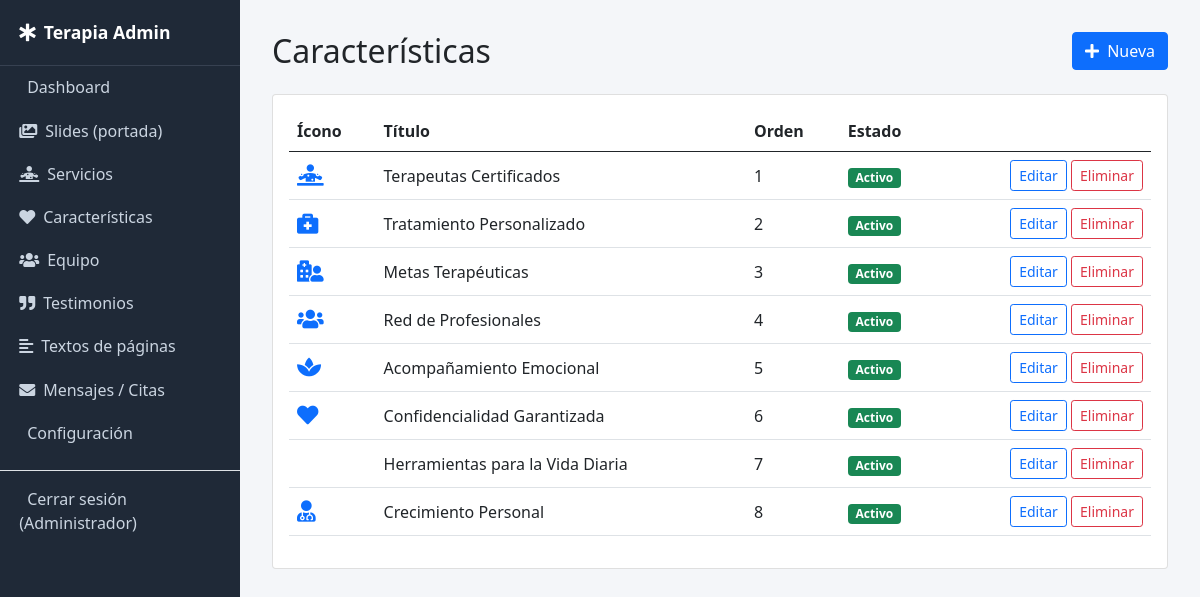
The app's page /admin/features (signed in) with its own data.
### tables this page shows
CREATE TABLE `features` (
  `id` INT UNSIGNED AUTO_INCREMENT PRIMARY KEY,
  `icon` VARCHAR(60) DEFAULT 'fa-heart',
  `title` VARCHAR(150) NOT NULL,
  `description` TEXT NULL,
  `sort_order` INT DEFAULT 0,
  `status` TINYINT(1) DEFAULT 1
);

### app/core/Controller.php (called while the page is built, shortened)
<?php
abstract class Controller
{
    protected function adminView(string $view, array $data = []): void
    {
        extract($data);
        require VIEWS_PATH . '/admin/_header.php';
        require VIEWS_PATH . "/admin/{$view}.php";
        require VIEWS_PATH . '/admin/_footer.php';
    }
}

### app/controllers/Admin/FeatureController.php (called while the page is built, shortened)
<?php
class AdminFeatureController extends Controller
{
    public function index(): void
    {
        $model = new Feature();
        $this->adminView('features/index', ['items' => $model->all('sort_order ASC, id ASC')]);
    }
}

### index.php (called while the page is built, shortened)
<?php
require APP_PATH . '/helpers/functions.php';
$router = new Router();
$router->get('/', function () {
    (new HomeController())->index();
});
$router->get('/servicios', function () {
    (new ServiceController())->index();
});
$router->get('/servicio/{slug}', function (string $slug) {
    (new ServiceController())->show($slug);
});
$router->get('/sobre-nosotros', function () {
    (new PageController())->about();
});
$router->get('/equipo', function () {
    (new PageController())->team();
});
$router->get('/motivacion', function () {
    (new PageController())->testimonial();
});
$router->get('/caracteristicas', function () {
    (new PageController())->feature();
});
$router->get('/cita', function () {
    (new PageController())->appointment();
});
$router->post('/cita', function () {
    (new PageController())->storeAppointment();
});
$router->get('/contacto', function () {
    (new ContactController())->index();
});
$router->post('/contacto', function () {
    (new ContactController())->store();
});
$router->get('/admin/login', function () {
    (new AdminAuthController())->loginForm();
});
$router->post('/admin/login', function () {
    (new AdminAuthController())->login();
});
$router->get('/admin/logout', function () {
    (new AdminAuthController())->logout();
});
$router->get('/admin', function () {
    (new AdminDashboardController())->index();
});
$router->get('/admin/services', fn() => (new AdminServiceController())->index());
$router->get('/admin/services/create', fn() => (new AdminServiceController())->create());
$router->get('/admin/services/edit/{id}', fn($id) => (new AdminServiceController())->edit((int)$id));
$router->post('/admin/services/store', fn() => (new AdminServiceController())->store());
$router->get('/admin/services/delete/{id}', fn($id) => (new AdminServiceController())->delete((int)$id));
$router->get('/admin/slides', fn() => (new AdminSlideController())->index());
$router->get('/admin/slides/create', fn() => (new AdminSlideController())->create());
$router->get('/admin/slides/edit/{id}', fn($id) => (new AdminSlideController())->edit((int)$id));
$router->post('/admin/slides/store', fn() => (new AdminSlideController())->store());
$router->get('/admin/slides/delete/{id}', fn($id) => (new AdminSlideController())->delete((int)$id));
$router->get('/admin/features', fn() => (new AdminFeatureController())->index());
$router->get('/admin/features/create', fn() => (new AdminFeatureController())->create());
$router->get('/admin/features/edit/{id}', fn($id) => (new AdminFeatureController())->edit((int)$id));
$router->post('/admin/features/store', fn() => (new AdminFeatureController())->store());
$router->get('/admin/features/delete/{id}', fn($id) => (new AdminFeatureController())->delete((int)$id));
$router->get('/admin/team', fn() => (new AdminTeamController())->index());
$router->get('/admin/team/create', fn() => (new AdminTeamController())->create());
$router->get('/admin/team/edit/{id}', fn($id) => (new AdminTeamController())->edit((int)$id));
$router->post('/admin/team/store', fn() => (new AdminTeamController())->store());
$router->get('/admin/team/delete/{id}', fn($id) => (new AdminTeamController())->delete((int)$id));
$router->get('/admin/testimonials', fn() => (new AdminTestimonialController())->index());
$router->get('/admin/testimonials/create', fn() => (new AdminTestimonialController())->create());
$router->get('/admin/testimonials/edit/{id}', fn($id) => (new AdminTestimonialController())->edit((int)$id));
$router->post('/admin/testimonials/store', fn() => (new AdminTestimonialController())->store());
$router->get('/admin/testimonials/delete/{id}', fn($id) => (new AdminTestimonialController())->delete((int)$id));
$router->get('/admin/content-blocks', fn() => (new AdminContentBlockController())->index());
$router->get('/admin/content-blocks/edit/{key}', fn($key) => (new AdminContentBlockController())->edit($key));
$router->post('/admin/content-blocks/store', fn() => (new AdminContentBlockController())->store());
$router->get('/admin/settings', fn() => (new AdminSettingsController())->index());
$router->post('/admin/settings/store', fn() => (new AdminSettingsController())->store());
$router->get('/admin/messages', fn() => (new AdminMessageController())->index());
$router->get('/admin/messages/{id}', fn($id) => (new AdminMessageController())->show((int)$id));
$router->get('/admin/messages/delete/{id}', fn($id) => (new AdminMessageController())->delete((int)$id));
$router->dispatch();

### app/helpers/functions.php (called while the page is built, shortened)
<?php
function e(?string $value): string
{
    return htmlspecialchars($value ?? '', ENT_QUOTES, 'UTF-8');
}
function base_url(string $path = ''): string
{
    return rtrim(BASE_URL, '/') . '/' . ltrim($path, '/');
}

### app/core/Model.php (called while the page is built, shortened)
<?php
abstract class Model
{
    protected PDO $db;
    protected string $table;
    public function __construct()
    {
        $this->db = Database::getInstance();
    }
    public function all(string $orderBy = 'id ASC'): array
    {
        $stmt = $this->db->query("SELECT * FROM {$this->table} ORDER BY {$orderBy}");
        return $stmt->fetchAll();
    }
}

### app/core/Database.php (called while the page is built)
<?php
class Database
{
    private static ?PDO $instance = null;
    public static function getInstance(): PDO
    {
        if (self::$instance === null) {
            $dsn = 'mysql:host=' . DB_HOST . ';dbname=' . DB_NAME . ';charset=' . DB_CHARSET;
            try {
                self::$instance = new PDO($dsn, DB_USER, DB_PASS, [
                    PDO::ATTR_ERRMODE            => PDO::ERRMODE_EXCEPTION,
                    PDO::ATTR_DEFAULT_FETCH_MODE => PDO::FETCH_ASSOC,
                    PDO::ATTR_EMULATE_PREPARES   => false,
                ]);
            } catch (PDOException $e) {
                if (APP_DEBUG) {
                    die('Error de conexión a la base de datos: ' . $e->getMessage());
                }
                die('No se pudo conectar a la base de datos.');
            }
        }
        return self::$instance;
    }
}

### app/views/admin/features/index.php (the view, shortened to what this page needs)
<div class="d-flex justify-content-between align-items-center mb-4">
    <h2 class="m-0">Características</h2>
    <a href="<?= base_url('/admin/features/create') ?>" class="btn btn-primary"><i class="fas fa-plus me-1"></i> Nueva</a>
</div>
<div class="card p-3">
    <table class="table align-middle">
        <thead><tr><th>Ícono</th><th>Título</th><th>Orden</th><th>Estado</th><th></th></tr></thead>
        <tbody>
            <?php foreach ($items as $item): ?>
                <tr>
                    <td><i class="fas <?= e($item['icon']) ?> fa-lg text-primary"></i></td>
                    <td><?= e($item['title']) ?></td>
                    <td><?= (int)$item['sort_order'] ?></td>
                    <td><?= $item['status'] ? '<span class="badge bg-success">Activo</span>' : '<span class="badge bg-secondary">Oculto</span>' ?></td>
                    <td class="text-end">
                        <a href="<?= base_url('/admin/features/edit/' . $item['id']) ?>" class="btn btn-sm btn-outline-primary">Editar</a>
                        <a href="<?= base_url('/admin/features/delete/' . $item['id']) ?>" class="btn btn-sm btn-outline-danger" onclick="return confirm('¿Eliminar?')">Eliminar</a>
                    </td>
                </tr>
            <?php endforeach; ?>
        </tbody>
    </table>
</div>

### app/views/admin/_header.php (style rules this page uses)
body { background: #f4f6f9; }

### records on screen
features: title "Terapeutas Certificados", sort_order "1", status "Activo"
features: title "Tratamiento Personalizado", sort_order "2", status "Activo"
features: title "Metas Terapéuticas", sort_order "3", status "Activo"
features: title "Red de Profesionales", sort_order "4", status "Activo"
features: title "Acompañamiento Emocional", sort_order "5", status "Activo"
features: title "Confidencialidad Garantizada", sort_order "6", status "Activo"
features: title "Herramientas para la Vida Diaria", sort_order "7", status "Activo"
features: title "Crecimiento Personal", sort_order "8", status "Activo"

### other values on screen
$settings['site_name'] "Terapia"
$adminName "Administrador"
